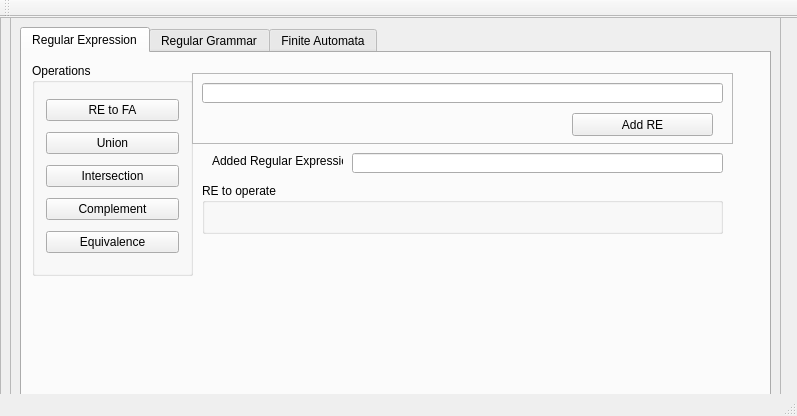
<?xml version="1.0" encoding="UTF-8"?>
<ui version="4.0">
 <class>RLAppClass</class>
 <widget class="QMainWindow" name="RLAppClass">
  <property name="geometry">
   <rect>
    <x>0</x>
    <y>0</y>
    <width>797</width>
    <height>416</height>
   </rect>
  </property>
  <property name="windowTitle">
   <string>RLApp</string>
  </property>
  <widget class="QWidget" name="main_widget">
   <widget class="QFrame" name="main_frame">
    <property name="geometry">
     <rect>
      <x>0</x>
      <y>0</y>
      <width>861</width>
      <height>501</height>
     </rect>
    </property>
    <property name="cursor">
     <cursorShape>ArrowCursor</cursorShape>
    </property>
    <property name="frameShape">
     <enum>QFrame::StyledPanel</enum>
    </property>
    <property name="frameShadow">
     <enum>QFrame::Raised</enum>
    </property>
    <widget class="QFrame" name="frame">
     <property name="geometry">
      <rect>
       <x>10</x>
       <y>0</y>
       <width>771</width>
       <height>391</height>
      </rect>
     </property>
     <property name="frameShape">
      <enum>QFrame::StyledPanel</enum>
     </property>
     <property name="frameShadow">
      <enum>QFrame::Raised</enum>
     </property>
     <widget class="QTabWidget" name="tabWidget">
      <property name="geometry">
       <rect>
        <x>10</x>
        <y>10</y>
        <width>751</width>
        <height>371</height>
       </rect>
      </property>
      <property name="currentIndex">
       <number>0</number>
      </property>
      <widget class="QWidget" name="tab_re">
       <attribute name="title">
        <string>Regular Expression</string>
       </attribute>
       <widget class="QGroupBox" name="grp_box_opp">
        <property name="geometry">
         <rect>
          <x>10</x>
          <y>10</y>
          <width>161</width>
          <height>213</height>
         </rect>
        </property>
        <property name="title">
         <string>Operations</string>
        </property>
        <layout class="QVBoxLayout" name="verticalLayout_3">
         <item>
          <widget class="QPushButton" name="btn_op_re_to_fa">
           <property name="text">
            <string>RE to FA</string>
           </property>
          </widget>
         </item>
         <item>
          <widget class="QPushButton" name="btn_op_union_re">
           <property name="text">
            <string>Union</string>
           </property>
          </widget>
         </item>
         <item>
          <widget class="QPushButton" name="btn_op_int_re">
           <property name="text">
            <string>Intersection</string>
           </property>
          </widget>
         </item>
         <item>
          <widget class="QPushButton" name="btn_op_comp_re">
           <property name="text">
            <string>Complement</string>
           </property>
          </widget>
         </item>
         <item>
          <widget class="QPushButton" name="btn_op_equ_re">
           <property name="text">
            <string>Equivalence</string>
           </property>
          </widget>
         </item>
        </layout>
       </widget>
       <widget class="QGroupBox" name="groupBox_2">
        <property name="enabled">
         <bool>true</bool>
        </property>
        <property name="geometry">
         <rect>
          <x>180</x>
          <y>130</y>
          <width>521</width>
          <height>51</height>
         </rect>
        </property>
        <property name="title">
         <string>RE to operate</string>
        </property>
        <widget class="QWidget" name="layoutWidget">
         <property name="geometry">
          <rect>
           <x>10</x>
           <y>20</y>
           <width>491</width>
           <height>22</height>
          </rect>
         </property>
         <layout class="QHBoxLayout" name="horizontalLayout_2">
          <item>
           <widget class="QLabel" name="label_2">
            <property name="text">
             <string>Regular Expression</string>
            </property>
            <property name="textFormat">
             <enum>Qt::AutoText</enum>
            </property>
           </widget>
          </item>
          <item>
           <widget class="QLineEdit" name="line_re_2"/>
          </item>
         </layout>
        </widget>
       </widget>
       <widget class="QLabel" name="lbl_add_re">
        <property name="geometry">
         <rect>
          <x>190</x>
          <y>100</y>
          <width>131</width>
          <height>16</height>
         </rect>
        </property>
        <property name="text">
         <string>Added Regular Expression:</string>
        </property>
       </widget>
       <widget class="QFrame" name="frame_2">
        <property name="geometry">
         <rect>
          <x>170</x>
          <y>20</y>
          <width>541</width>
          <height>71</height>
         </rect>
        </property>
        <property name="frameShape">
         <enum>QFrame::StyledPanel</enum>
        </property>
        <property name="frameShadow">
         <enum>QFrame::Raised</enum>
        </property>
        <widget class="QLineEdit" name="line_re">
         <property name="geometry">
          <rect>
           <x>10</x>
           <y>10</y>
           <width>521</width>
           <height>20</height>
          </rect>
         </property>
        </widget>
        <widget class="QPushButton" name="btn_add_re">
         <property name="geometry">
          <rect>
           <x>380</x>
           <y>40</y>
           <width>141</width>
           <height>23</height>
          </rect>
         </property>
         <property name="text">
          <string>Add RE</string>
         </property>
        </widget>
       </widget>
       <widget class="QLineEdit" name="line_added_re">
        <property name="geometry">
         <rect>
          <x>330</x>
          <y>100</y>
          <width>371</width>
          <height>20</height>
         </rect>
        </property>
        <property name="acceptDrops">
         <bool>true</bool>
        </property>
        <property name="readOnly">
         <bool>true</bool>
        </property>
       </widget>
      </widget>
      <widget class="QWidget" name="tab_2">
       <attribute name="title">
        <string>Regular Grammar</string>
       </attribute>
       <widget class="QTableView" name="table_rg">
        <property name="geometry">
         <rect>
          <x>200</x>
          <y>20</y>
          <width>401</width>
          <height>311</height>
         </rect>
        </property>
        <property name="gridStyle">
         <enum>Qt::SolidLine</enum>
        </property>
        <property name="sortingEnabled">
         <bool>true</bool>
        </property>
        <attribute name="horizontalHeaderDefaultSectionSize">
         <number>1</number>
        </attribute>
        <attribute name="horizontalHeaderHighlightSections">
         <bool>true</bool>
        </attribute>
        <attribute name="horizontalHeaderMinimumSectionSize">
         <number>30</number>
        </attribute>
        <attribute name="horizontalHeaderStretchLastSection">
         <bool>true</bool>
        </attribute>
        <attribute name="verticalHeaderDefaultSectionSize">
         <number>0</number>
        </attribute>
        <attribute name="verticalHeaderStretchLastSection">
         <bool>true</bool>
        </attribute>
       </widget>
       <widget class="QGroupBox" name="grp_box_opp_rg">
        <property name="geometry">
         <rect>
          <x>10</x>
          <y>10</y>
          <width>161</width>
          <height>213</height>
         </rect>
        </property>
        <property name="title">
         <string>Operations</string>
        </property>
        <layout class="QVBoxLayout" name="verticalLayout_4">
         <item>
          <widget class="QPushButton" name="btn_op_gr_to_fa">
           <property name="text">
            <string>GR to FA</string>
           </property>
          </widget>
         </item>
         <item>
          <widget class="QPushButton" name="btn_op_union_rg">
           <property name="text">
            <string>Union</string>
           </property>
          </widget>
         </item>
         <item>
          <widget class="QPushButton" name="btn_op_int_rg">
           <property name="text">
            <string>Intersection</string>
           </property>
          </widget>
         </item>
         <item>
          <widget class="QPushButton" name="btn_op_comp_rg">
           <property name="text">
            <string>Complement</string>
           </property>
          </widget>
         </item>
         <item>
          <widget class="QPushButton" name="btn_op_equ_rg">
           <property name="text">
            <string>Equivalence</string>
           </property>
          </widget>
         </item>
        </layout>
       </widget>
       <widget class="QGroupBox" name="gr_box_prod">
        <property name="geometry">
         <rect>
          <x>630</x>
          <y>100</y>
          <width>101</width>
          <height>81</height>
         </rect>
        </property>
        <property name="title">
         <string>Production</string>
        </property>
        <widget class="QPushButton" name="btn_add_prod">
         <property name="geometry">
          <rect>
           <x>10</x>
           <y>20</y>
           <width>75</width>
           <height>23</height>
          </rect>
         </property>
         <property name="text">
          <string>Add</string>
         </property>
        </widget>
        <widget class="QPushButton" name="btn_rem_prod">
         <property name="geometry">
          <rect>
           <x>10</x>
           <y>50</y>
           <width>75</width>
           <height>23</height>
          </rect>
         </property>
         <property name="text">
          <string>Remove</string>
         </property>
        </widget>
       </widget>
       <widget class="QGroupBox" name="gr_box_prod_name">
        <property name="geometry">
         <rect>
          <x>630</x>
          <y>10</y>
          <width>101</width>
          <height>81</height>
         </rect>
        </property>
        <property name="title">
         <string>Production Name</string>
        </property>
        <widget class="QPushButton" name="btn_add_prod_name">
         <property name="geometry">
          <rect>
           <x>10</x>
           <y>20</y>
           <width>75</width>
           <height>23</height>
          </rect>
         </property>
         <property name="text">
          <string>Add</string>
         </property>
        </widget>
        <widget class="QPushButton" name="btn_rem_prod_name">
         <property name="geometry">
          <rect>
           <x>10</x>
           <y>50</y>
           <width>75</width>
           <height>23</height>
          </rect>
         </property>
         <property name="text">
          <string>Remove</string>
         </property>
        </widget>
       </widget>
      </widget>
      <widget class="QWidget" name="tab_3">
       <attribute name="title">
        <string>Finite Automata</string>
       </attribute>
       <widget class="QTableView" name="table_fa">
        <property name="geometry">
         <rect>
          <x>200</x>
          <y>20</y>
          <width>401</width>
          <height>311</height>
         </rect>
        </property>
        <property name="gridStyle">
         <enum>Qt::SolidLine</enum>
        </property>
        <attribute name="horizontalHeaderDefaultSectionSize">
         <number>1</number>
        </attribute>
        <attribute name="horizontalHeaderHighlightSections">
         <bool>true</bool>
        </attribute>
        <attribute name="horizontalHeaderMinimumSectionSize">
         <number>30</number>
        </attribute>
        <attribute name="horizontalHeaderStretchLastSection">
         <bool>true</bool>
        </attribute>
        <attribute name="verticalHeaderDefaultSectionSize">
         <number>0</number>
        </attribute>
        <attribute name="verticalHeaderStretchLastSection">
         <bool>true</bool>
        </attribute>
       </widget>
       <widget class="QGroupBox" name="grp_box_opp_3">
        <property name="geometry">
         <rect>
          <x>10</x>
          <y>10</y>
          <width>161</width>
          <height>213</height>
         </rect>
        </property>
        <property name="title">
         <string>Operations</string>
        </property>
        <layout class="QVBoxLayout" name="verticalLayout_5">
         <item>
          <widget class="QPushButton" name="btn_op_union_fa">
           <property name="text">
            <string>Union</string>
           </property>
          </widget>
         </item>
         <item>
          <widget class="QPushButton" name="btn_op_int_fa">
           <property name="text">
            <string>Intersection</string>
           </property>
          </widget>
         </item>
         <item>
          <widget class="QPushButton" name="btn_op_comp_fa">
           <property name="text">
            <string>Complement</string>
           </property>
          </widget>
         </item>
         <item>
          <widget class="QPushButton" name="btn_op_equi_fa">
           <property name="text">
            <string>Equivalence</string>
           </property>
          </widget>
         </item>
         <item>
          <widget class="QPushButton" name="btn_op_min_fa">
           <property name="text">
            <string>AF Minimization</string>
           </property>
          </widget>
         </item>
         <item>
          <widget class="QPushButton" name="btn_op_det_fa">
           <property name="text">
            <string>AF Determinization</string>
           </property>
          </widget>
         </item>
        </layout>
       </widget>
       <widget class="QGroupBox" name="gr_box_trans">
        <property name="geometry">
         <rect>
          <x>630</x>
          <y>100</y>
          <width>101</width>
          <height>111</height>
         </rect>
        </property>
        <property name="title">
         <string>Transition</string>
        </property>
        <widget class="QPushButton" name="btn_add_trans">
         <property name="geometry">
          <rect>
           <x>10</x>
           <y>20</y>
           <width>75</width>
           <height>23</height>
          </rect>
         </property>
         <property name="text">
          <string>Add</string>
         </property>
        </widget>
        <widget class="QPushButton" name="btn_rem_trans">
         <property name="geometry">
          <rect>
           <x>10</x>
           <y>50</y>
           <width>75</width>
           <height>23</height>
          </rect>
         </property>
         <property name="text">
          <string>Remove</string>
         </property>
        </widget>
        <widget class="QPushButton" name="btn_set_final">
         <property name="geometry">
          <rect>
           <x>10</x>
           <y>80</y>
           <width>75</width>
           <height>23</height>
          </rect>
         </property>
         <property name="text">
          <string>Final</string>
         </property>
        </widget>
       </widget>
       <widget class="QGroupBox" name="gr_box_trans_name">
        <property name="geometry">
         <rect>
          <x>630</x>
          <y>10</y>
          <width>101</width>
          <height>81</height>
         </rect>
        </property>
        <property name="title">
         <string>Transition Name</string>
        </property>
        <widget class="QPushButton" name="btn_add_trans_name">
         <property name="geometry">
          <rect>
           <x>10</x>
           <y>20</y>
           <width>75</width>
           <height>23</height>
          </rect>
         </property>
         <property name="text">
          <string>Add</string>
         </property>
        </widget>
        <widget class="QPushButton" name="btn_rem_trans_name">
         <property name="geometry">
          <rect>
           <x>10</x>
           <y>50</y>
           <width>75</width>
           <height>23</height>
          </rect>
         </property>
         <property name="text">
          <string>Remove</string>
         </property>
        </widget>
       </widget>
      </widget>
     </widget>
    </widget>
   </widget>
  </widget>
  <widget class="QToolBar" name="mainToolBar">
   <attribute name="toolBarArea">
    <enum>TopToolBarArea</enum>
   </attribute>
   <attribute name="toolBarBreak">
    <bool>false</bool>
   </attribute>
  </widget>
  <widget class="QStatusBar" name="statusBar"/>
 </widget>
 <layoutdefault spacing="6" margin="11"/>
 <resources>
  <include location="../RLApp.qrc"/>
 </resources>
 <connections/>
</ui>
